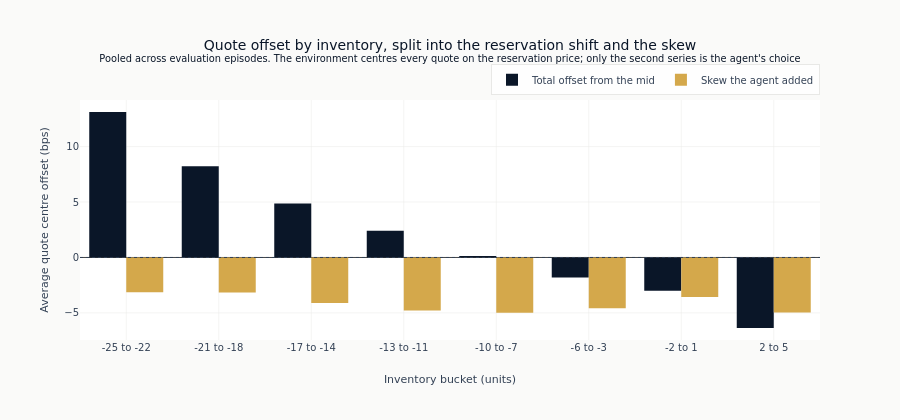

Notebook source saved alongside this figure:
### Code cell
fig = go.Figure()
fig.add_trace(
    go.Bar(
        x=grouped_df["inv_bin"].to_list(),
        y=grouped_df["quote_offset_bps"].to_list(),
        name="Total offset from the mid",
        marker_color=COLORS["blue"],
    )
)
fig.add_trace(
    go.Bar(
        x=grouped_df["inv_bin"].to_list(),
        y=grouped_df["skew_bps"].to_list(),
        name="Skew the agent added",
        marker_color=COLORS["amber"],
    )
)
fig.add_hline(y=0, line=dict(color=COLORS["neutral"], width=1, dash="dot"))
fig.update_layout(
    barmode="group",
    legend=dict(orientation="h", yanchor="bottom", y=1.02, xanchor="right", x=1),
    title=(
        "Quote offset by inventory, split into the reservation shift and the skew"
        "<br><sup>Pooled across evaluation episodes. The environment centres every quote on "
        "the reservation price; only the second series is the agent's choice</sup>"
    ),
    xaxis_title="Inventory bucket (units)",
    yaxis_title="Average quote centre offset (bps)",
    height=420,
)
show_plotly_with_alt(
    fig,
    "Grouped bars per inventory bucket, pooled over the evaluation episodes. The first series is the total quote-centre offset from the mid in basis points for quotes posted while holding that inventory; the second is the skew the agent added on top of the environment's reservation price. A dotted line marks zero.",
)

### Figure 1 — Plotly figure (JSON) as saved in the notebook; plotly's stock layout.template omitted (floating-point values rounded to 4 significant figures)
{"data": [{"marker": {"color": "#0a1628"}, "name": "Total offset from the mid", "type": "bar", "x": ["-25 to -22", "-21 to -18", "-17 to -14", "-13 to -11", "-10 to -7", "-6 to -3", "-2 to 1", "2 to 5"], "y": [13.12, 8.23, 4.864, 2.42, 0.1294, -1.818, -2.997, -6.362]}, {"marker": {"color": "#D4A84B"}, "name": "Skew the agent added", "type": "bar", "x": ["-25 to -22", "-21 to -18", "-17 to -14", "-13 to -11", "-10 to -7", "-6 to -3", "-2 to 1", "2 to 5"], "y": [-3.143, -3.17, -4.098, -4.777, -4.994, -4.591, -3.576, -4.97]}], "layout": {"barmode": "group", "height": 420, "legend": {"orientation": "h", "x": 1, "xanchor": "right", "y": 1.02, "yanchor": "bottom"}, "shapes": [{"line": {"color": "#334155", "dash": "dot", "width": 1}, "type": "line", "x0": 0, "x1": 1, "xref": "x domain", "y0": 0, "y1": 0, "yref": "y"}], "title": {"text": "Quote offset by inventory, split into the reservation shift and the skew<br><sup>Pooled across evaluation episodes. The environment centres every quote on the reservation price; only the second series is the agent's choice</sup>"}, "xaxis": {"title": {"text": "Inventory bucket (units)"}}, "yaxis": {"title": {"text": "Average quote centre offset (bps)"}}}}
